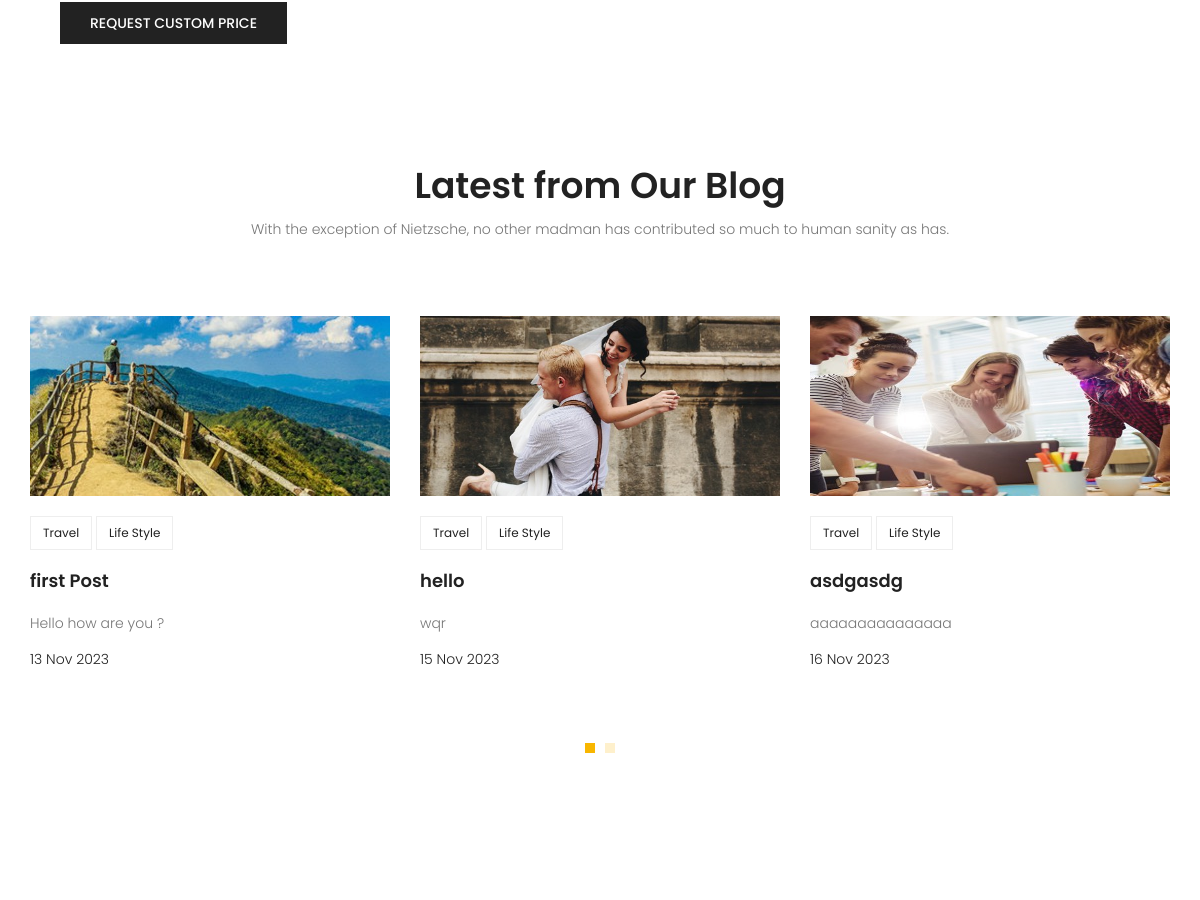
The app's page / (middle part), older data.
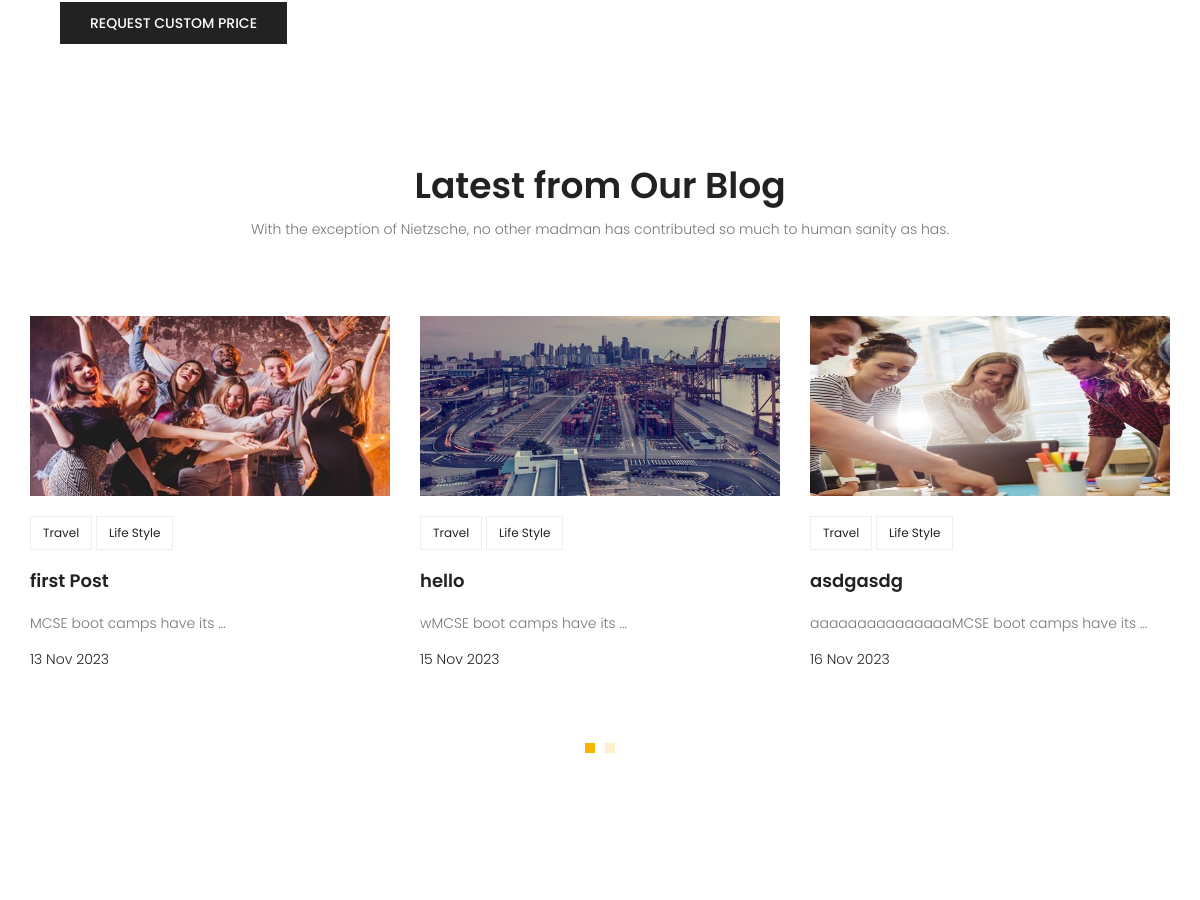
The same page, newer data.
### blog/models.py (models this page shows, shortened)
class Post(models.Model):
    title = models.CharField(max_length=100)
    author=models.ForeignKey(User,on_delete=models.SET_NULL,null=True)
    content = models.TextField()
    created_date= models.DateTimeField(auto_now_add=True)
    updated_date=models.DateTimeField(auto_now=True)
    publish_date=models.DateTimeField(null=True)
    status=models.BooleanField(default=False)
    counted_view=models.IntegerField(default=0)
    image=models.ImageField(upload_to='media/',default='media/blog/default.jpg')
    category=models.ManyToManyField(Category)

### website/views.py (the view)
# urls.py: path('',index_view,name='index'),
def index_view(request):
    return render(request,'website/index.html' )

### website/templatetags/blog_tags1.py (called while the page is built)
@register.inclusion_tag('website/latest_post.html')
def latest_posts():
    posts=Post.objects.filter(status=1).order_by('publish_date')[:6]
    return {'posts':posts}

### templates/website/index.html (shortened to what this page needs)
{% extends 'base.html'%}
{% load static%}
{%load blog_tags1%}
{% block content %}
			<section class="home-about-area">
				<div class="container-fluid">
					<div class="row align-items-center justify-content-end">
						<div class="col-lg-6 col-md-12 home-about-left">
							<a href="#" class="primary-btn text-uppercase">request custom price</a>
						</div>
					</div>
				</div>
			</section>
			<section class="recent-blog-area section-gap">
				<div class="container">
					<div class="row d-flex justify-content-center">
						<div class="menu-content pb-60 col-lg-9">
							<div class="title text-center">
								<h1 class="mb-10">Latest from Our Blog</h1>
								<p>With the exception of Nietzsche, no other madman has contributed so much to human sanity as has.</p>
							</div>
						</div>
					</div>
					{% latest_posts%}
			</section>
			{% endblock %}

### templates/website/latest_post.html
{% load static %}
<div class="row">
    <div class="active-recent-blog-carusel">
        {% for post in posts %}
            <div class="single-recent-blog-post item">
                <div class="thumb">
                    <img class="img-fluid" src="{{ post.image.url }}" alt="">
                </div>
                <div class="details">
                    <div class="tags">
                        <ul>
                            <li>
                                <a href="#">Travel</a>
                            </li>
                            <li>
                                <a href="#">Life Style</a>
                            </li>
                        </ul>
                    </div>
                    <a href="{% url 'single' pid=post.pk %}"><h4 class="title">{{ post.title }}</h4></a>
                    <p>
                        {{ post.content|truncatewords:5 }}
                    </p>
                    <h6 class="date">{{ post.publish_date|date:'d M Y' }}</h6>
                </div>
            </div>
            {% endfor %}
    </div>
</div>

Row changes from the older to the newer data that the page shows:
changed Post "first Post": image: a different picture; content "Hello how are you ?" → "MCSE boot camps have its …"
changed Post "hello": image: picture added in place of a placeholder; content "wqr" → "wMCSE boot camps have its …"
changed Post "asdgasdg": content "aaaaaaaaaaaaaaa" → "aaaaaaaaaaaaaaaMCSE boot camps have its …"
